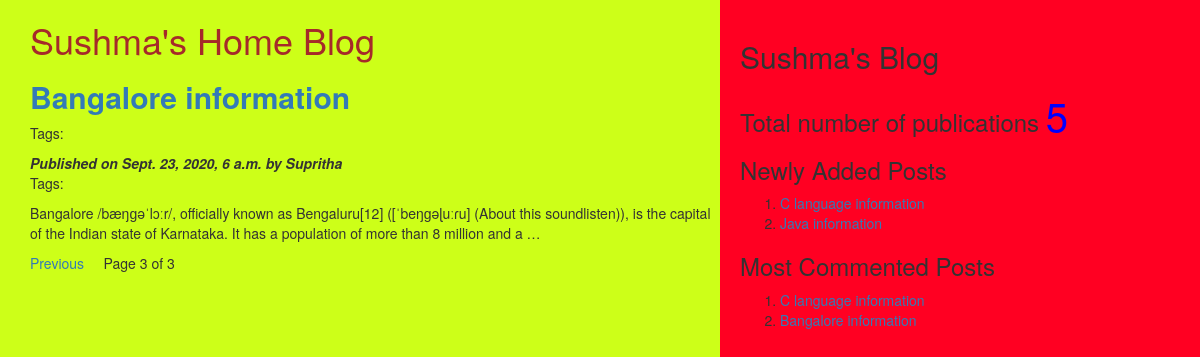
/?page=3, run on the app's committed database.
### myApp/models.py (models this page shows, shortened)
class Post(models.Model):
    tags=TaggableManager()
    STATUS_CHOICES=(('draft','Draft'),('published','Published'))
    title=models.CharField(max_length=256)
    slug=models.SlugField(max_length=264,unique_for_date='publish')
    author=models.ForeignKey(User,related_name='blog_posts',on_delete=models.CASCADE)
    body=models.TextField()
    publish=models.DateTimeField(default=timezone.now)
    created=models.DateTimeField(auto_now_add=True)
    updated=models.DateTimeField(auto_now=True)
    status=models.CharField(max_length=10,choices=STATUS_CHOICES,default='draft')
    objects=CustomManager()
    class Meta:
        ordering=('-publish',)
    def get_absolute_url(self):
        return reverse('post_detail',args=[self.publish.year,self.publish.strftime('%m'),self.publish.strftime('%d'),self.slug])

### myApp/views.py (the view)
# urls.py: url(r'^$',views.post_list_view),
def post_list_view(request,tag_slug=None):
    post_list=Post.objects.all()
    tag=None
    if tag_slug:
        tag=get_object_or_404(Tag,slug=tag_slug)
        post_list=post_list.filter(tags__in=[tag])
    paginator=Paginator(post_list,2)
    page_number=request.GET.get('page')
    try:
        post_list=paginator.page(page_number)
    except PageNotAnInteger:
        post_list=paginator.page(1)
    except EmptyPage:
        post_list=paginator.page(paginator.num_pages)
    d={'post_list':post_list,'tag':tag}
    return render(request,'myApp/post_list.html',d)

### myApp/models.py (called while the page is built)
    def get_queryset(self):
        return super().get_queryset().filter(status='published')

### myApp/templatetags/mytags.py (called while the page is built)
@register.simple_tag
def total_posts():
    return Post.objects.count()

@register.inclusion_tag('myApp/latest_post.html')
def show_latest_posts(count=3):
    latest_posts=Post.objects.order_by('-publish')[:count]
    return {'latest_posts':latest_posts}

@register.simple_tag
def get_most_commented_posts(count=2):
    return Post.objects.annotate(total_comments=Count('comments')).order_by('-total_comments')[:count]

### templates/myApp/post_list.html (shortened to what this page needs)
<html>
    {%extends 'myApp/parent.html'%}
        {%block content_block%}
        <h1 style="color:brown">Sushma's Home Blog</h1>
        {%for post in post_list%}
        <a href="{{post.get_absolute_url}}"><h2><b>{{post.title}}</b></h2></a>
        <p>Tags:
        </p>
        <i><b>Published on {{post.publish}} by {{post.author|title}}</i></b>
        <p>Tags:{{post.tags.all|join:','}}</p>
        {{post.body|truncatewords:30|linebreaks}}
        {%endfor%}
        {%include 'myApp/pagination.html' with page=post_list%}
        {%endblock%}

### templates/myApp/parent.html (shortened to what this page needs)
<html>
    {%load mytags%}
    <head>
        <link rel="stylesheet" href="https://maxcdn.bootstrapcdn.com/bootstrap/3.3.7/css/bootstrap.min.css">
    </head>
    <body>
        <div class="content" style="width:60%;float:left;background-color:rgba(200, 255, 0, 0.904);height:300%;padding:0 0 0 30px">
            {%block content_block%}
            {%endblock%}
        </div>
        <div class="sidebar" style="width:40%;float:right;background-color:rgb(255, 0, 34);height:300%;padding:20px">
            <h2>Sushma's Blog</h2>
            <h3>Total number of publications
                <span style="color:blue;font-size:40px">
                {%total_posts%} </span>
                <h3>Newly Added Posts</h3>
                {%show_latest_posts 2%}
                <h3>Most Commented Posts</h3>
                {%get_most_commented_posts as m%}
                <ol>
                    {%for post in m%}
                    <li>
                        <a href="{{post.get_absolute_url}}">{{post.title}}</a>
                    </li>
                    {%endfor%}
                </ol>
            </h3>
        </div>
    </body>
</html>

### templates/myApp/latest_post.html
<html>
    <body>
        <ol>
        {%for post in latest_posts%}
        <li>
            <a href="{{post.get_absolute_url}}">{{post.title}}</a>
        </li>
        {%endfor%}
        </ol>
    </body>
</html>

### data on the page
Post: title "Bangalore information", publish "Sept. 23, 2020, 6 a.m.", author "Supritha", body "Bangalore /bæŋɡəˈlɔːr/, officially known as Bengaluru[12] ([ˈbeŋɡəɭuːɾu] (About this soundlisten)), is the capital of the Indian state of Karnataka. It has a population of more than 8 million and a …"
Post: title "C language information"
Post: title "Java information"

### other printed values
{{ page.number }} "3"
{{ page.paginator.num_pages }} "3"
